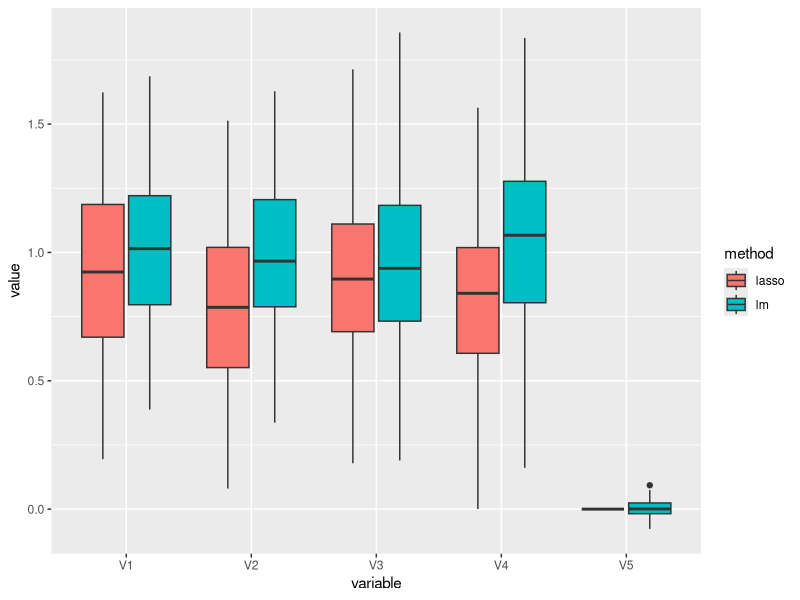
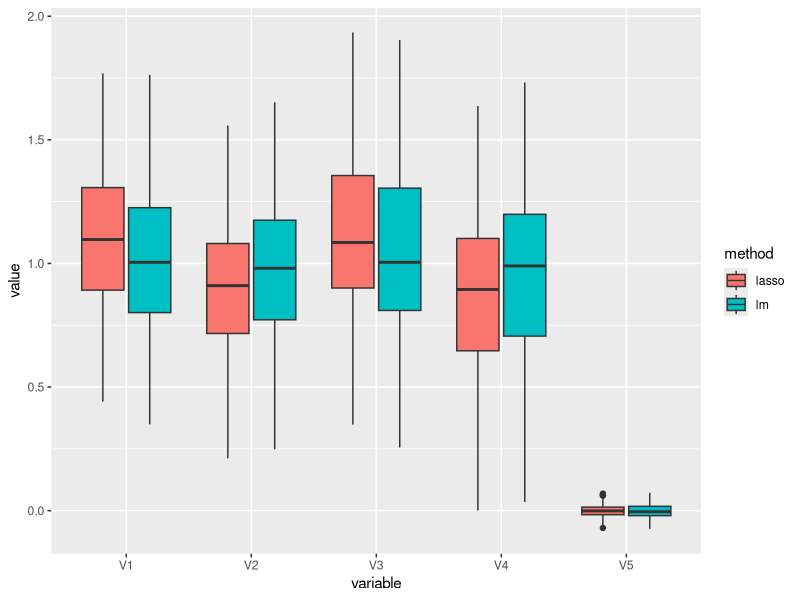
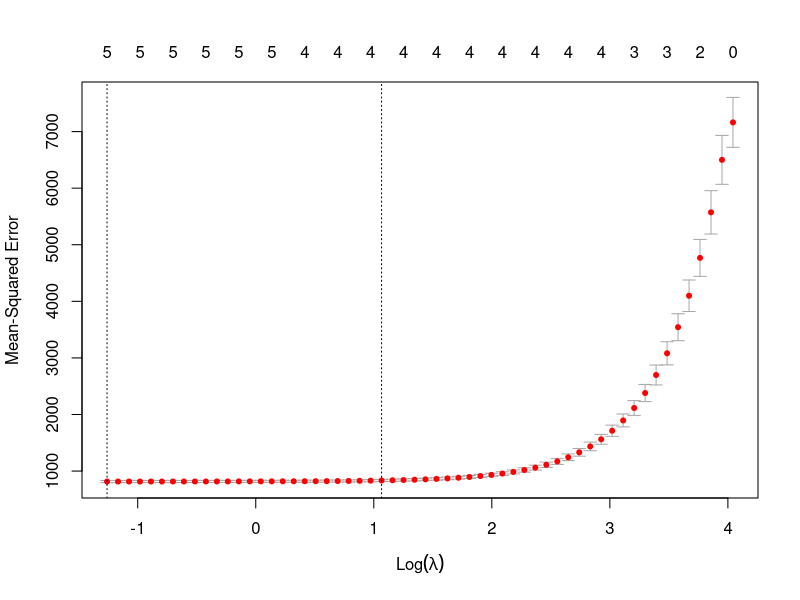

Write R code to recreate these figures, in order.
library(MASS)
library(tidyr)
library(ggplot2)
library(glmnet)
library(dplyr)
set.seed(100)

get_results<- function(lambda){
  coeffs_total=data.frame(V1=numeric(),V2=numeric(),V3=numeric(),V4=numeric(),V5=numeric())
  for (q in 1:100){
    V1 =runif(1000)*100
    V2 =runif(1000)*10 + V1
    
    V3 =runif(1000)*100
    V4 =runif(1000)*10 + V3
    
    V5 =runif(1000)*100
    Residuals =runif(1000)*100
    Y = V1 + V2 + V3 + V4 + Residuals
    coefs_lm <-lm(Y ~ V1 + V2 + V3 + V4 + V5)$coefficients
    coefs_rd <-glmnet(cbind(V1 ,V2,V3,V4 ,V5),Y,lambda=lambda,alpha=1)$beta
    frame1 <-data.frame(V1=coefs_lm[2], V2=coefs_lm[3],V3=coefs_lm[4], V4=coefs_lm[5],V5=coefs_lm[6],method="lm")
    frame2 <-data.frame(V1=coefs_rd[1], V2=coefs_rd[2],V3=coefs_rd[3], V4=coefs_rd[4],V5=coefs_rd[5],method="lasso")
    coeffs_total<-rbind(coeffs_total,frame1,frame2)
  }
  transposed_data= gather(coeffs_total,"variable","value",1:5)
  print(transposed_data%>%group_by(variable,method) %>% summarise(median=median(value)))
  ggplot(transposed_data,aes(x=variable, y=value, fill=method)) +geom_boxplot()
}

get_results(8)
get_results(0.1)

V1 =runif(1000)*100
V2 =runif(1000)*10 + V1
V3 =runif(1000)*100
V4 =runif(1000)*10 + V3
V5 =runif(1000)*100
Residuals =runif(1000)*100
Y = V1 + V2 + V3 + V4 + Residuals
cv.lasso=cv.glmnet(cbind(V1 ,V2,V3,V4 ,V5),Y,alpha=1)
cv.lasso
plot(cv.lasso)